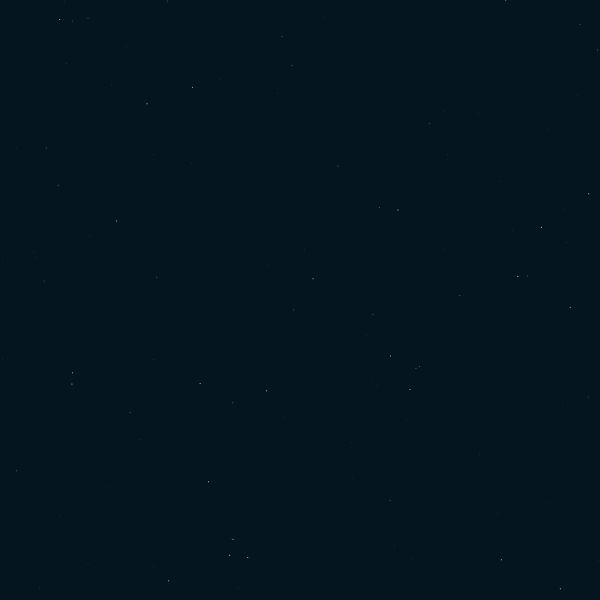
Frame 1 (no input)
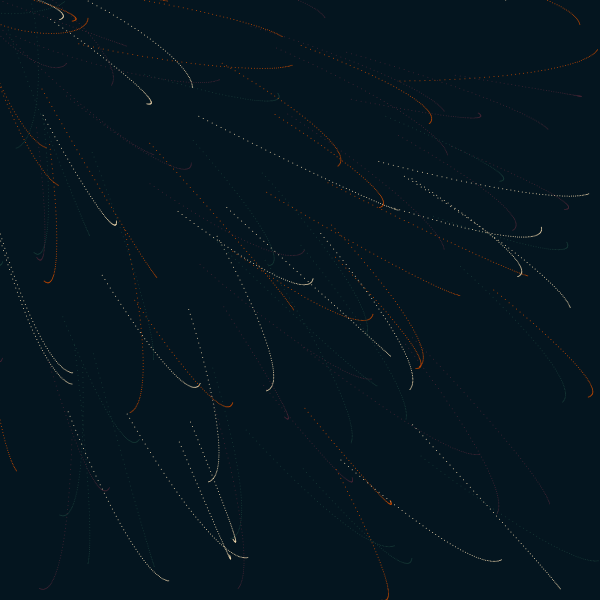
Frame 60 (no input)
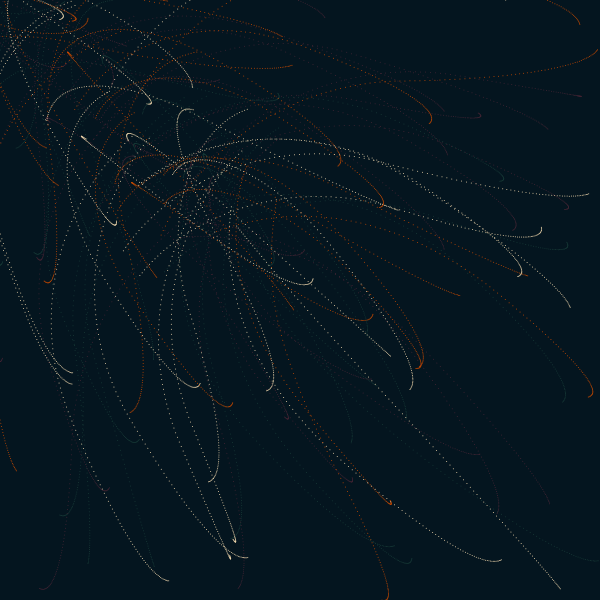
Frame 120 (the mouse pressed at the canvas centre since frame 60)

The p5.js sketch that drew these frames (run headless with seeded random() and noise() and a simulated clock; from frame 60 on, the mouse is pressed at the canvas centre):

// p5.js sketch
// ── sketch.js
/**************************************************************************
  Normalized Vector Array
  REFERENCES:
  # Nature of Code 2nd Edition 1. Vectors : https://nature-of-code-2nd-edition.netlify.app/vectors/
  # Dan Shiffman’s Coding Train 1.3 Random Vectors: https://thecodingtrain.com/tracks/the-nature-of-code-2/noc/1-vectors/6-acceleration-vector
  created 08 Feb 2023
  modified 08 Feb 2023
  by I-Jon Hsieh
 **************************************************************************/

let clrs = ["#183a37", "#efd6ac", "#c44900", "#432534"];
let dots = [];

function setup() {
  createCanvas(600, 600);
  background("#04151f");
  for (let i = 0; i < 100; i++) {
    dots.push(
      new Dot(random(width), random(height), clrs[floor(random(clrs.length))])
    );
  }
}

function draw() {
  for (let dot of dots) {
    dot.move();
    dot.show();
  }
}

//CLASS =============================
class Dot {
  constructor(x, y, clr) {
    this.pos = createVector(x, y);
    this.vel = p5.Vector.random2D();
    this.clr = clr;
  }
  move() {
    let mouse = createVector(mouseX, mouseY);
    this.acc = p5.Vector.sub(mouse, this.pos);
    this.acc.setMag(0.1);

    this.vel.add(this.acc);
    this.vel.limit(5);
    this.pos.add(this.vel);
  }
  show() {
    stroke(this.clr);
    point(this.pos.x, this.pos.y);
  }
}
